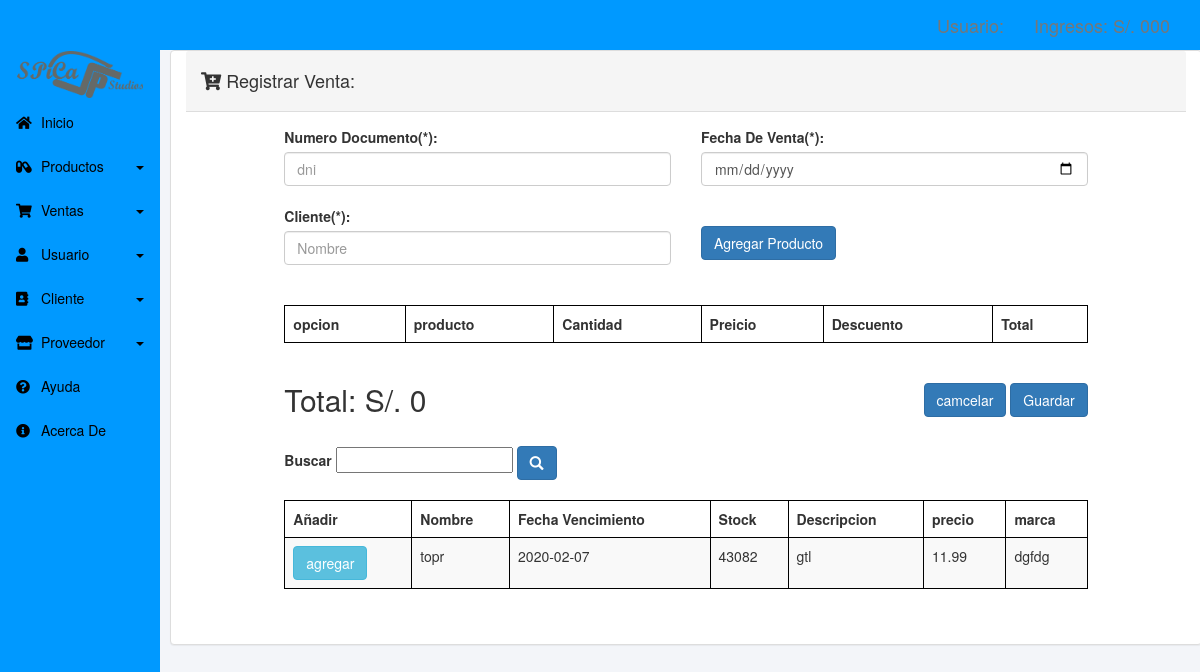
The app's page /vistas/registrar_Compra.php with its own data.
### tables this page shows
CREATE TABLE `producto` (
  `id_producto` int(5) NOT NULL,
  `nombre` varchar(25) NOT NULL,
  `fecha_vec` date NOT NULL,
  `stock` int(5) DEFAULT NULL,
  `descripcion` text NOT NULL,
  `precio_venta` float(5,2) DEFAULT NULL,
  `marca` varchar(25) DEFAULT NULL,
  `estado` int(1) DEFAULT '1'
);

### app/conexion.php (called while the page is built, shortened)
<?php
class conexion
{
	private static $conexion;
	public static function abrirConexion(){
		self::$conexion = new mysqli(NOMBRE_SERVIDOR,NOMBRE_USUARIO,PASSWORD,NOMBRE_BD);
}
	public static function obtenerConexion(){
		return self::$conexion;
	}
}
?>

### app/repositorioProducto.php (called while the page is built, shortened)
<?php
class repositorioProducto
{
	public static function obtenerTodo($conexion){
	$productoObtenidos = [];
	if (isset($conexion)) {
		include_once 'app/producto.php';
		$sql="SELECT * FROM producto";
		$resultado = $conexion->query($sql);
			while($fila = $resultado->fetch_assoc()) {
				$productoObtenidos [] = new producto($fila['id_producto'],$fila['nombre'],$fila['fecha_vec'],$fila['stock'],$fila['descripcion'],$fila['precio_venta'],$fila['marca'],$fila['estado']);
		}
		}
		return $productoObtenidos;
}
}
 ?>

### app/producto.php (called while the page is built, shortened)
<?php
class producto
{
	private $nombre;
	private $fecha_vec;
	private $stock;
	private $descripcion;
	private $precio_venta;
	private $marca;
	 public function __construct($id,$nombre,$fecha_vec, $stock, $descripcion, $precio_venta, $marca, $estado)
	{
		$this->nombre = $nombre;
		$this->fecha_vec = $fecha_vec;
		$this->stock = $stock;
		$this->descripcion = $descripcion;
		$this->precio_venta = $precio_venta;
		$this->marca = $marca;
	}
	public function getNombre(){
		return $this->nombre;
	}
	public function getFechaVec(){
		return $this->fecha_vec;
	}
	public function getStock(){
		return $this->stock;
	}
	public function getDescripcion(){
		return $this->descripcion;
	}
		public function getPrecioVenta(){
		return $this->precio_venta;
	}
	public function getMarca(){
		return $this->marca;
	}
}
?>

### vistas/registrar_Compra.php (the view, shortened to what this page needs)
<?php
include_once 'app/conexion.php';
include_once 'app/repositorioProducto.php';
include_once 'plantilla/doc_declaracion_head.php';
include_once 'plantilla/navbar.php';
include_once 'plantilla/menu_lateral.php';
$ingresoTotal = 0;
$productos = repositorioProducto::obtenerTodo(conexion::obtenerConexion());
?>
<section class="panel panel-default container">
    <div class="panel-heading">
        <h4><i class="fas fa-cart-plus"></i> Registrar Venta:</h4>
    </div>
    <div class="panel-body">
<form method="POST" action="<?php echo RUTA_REGISTRO_VENTA; ?>">
        <div class="row">
            <div class="col-md-1"></div>
                <div class="col-md-5">
                    <label>Numero Documento(*):</label><br>
                    <input class="form-control" type="text" name="dni" placeholder="dni" list="dni_cliente"><br>
                    <label>Cliente(*):</label><br>
                    <input class="form-control" type="text" name="nombre_cliente" placeholder="Nombre" list="nombre_cliente"><br>
                </div>
                <div class="col-md-5">
                    <label>Fecha De Venta(*):</label><br>
                    <input class="form-control" type="date" name="fecha_venta"><br><br>
                    <button class="btn btn-primary"><a style="color:#fff" href="#avanzada">Agregar Producto</a></button><br>
                </div>
        </div>
 <br>
<div class="row">
    <div class="col-md-1"></div>
    <div class="col-md-10">
        <table class="table table-striped">
            <thead>
                <tr>
                    <th>opcion</th>
                    <th>producto</th>
                    <th>Cantidad</th>
                    <th>Preicio</th>
                    <th>Descuento</th>
                    <th>Total</th>
                </tr>
            </thead>
        </table>
        </div>
        </div>
        <div class="row">
        <div class="col-md-1"></div>
        <div class="col-md-5">
        <h2>Total: S/. <?php echo $ingresoTotal?></h2>
        </div>
        <div class="col-md-5 text-right"><br>
        <button class="btn btn-primary">camcelar</button>
        <button class="btn btn-primary" name="btnVenGuardar">Guardar</button>
        </div>
        </div>
</form>
<br>
<div  id="avanzada">
    <div class="row">
        <div class="col-md-1"></div>
        <div class="col-md-10">
            <form method="POST" action="<?php echo RUTA_REGISTRO_VENTA; ?>">
                <label>Buscar</label>
                <input type="text" name="buscar">
                <table class="table table-striped"><button class="btn btn-primary" name="agregar"><i class="glyphicon glyphicon-search"></i></button><br><br>
                    <thead>
                        <tr>
                            <th>Añadir</th>
                            <th>Nombre</th>
                            <th>Fecha Vencimiento</th>
                            <th>Stock</th>
                            <th>Descripcion</th>
                            <th>precio</th>
                            <th>marca</th>
                        </tr>
                    </thead>
                    <tbody>
                            <?php
                            if (count($productos)) {
                                foreach ($productos as $producto) {
                                    escribirProducto($producto);
                                }
                            }
                            function escribirProducto($producto) {
                                ?>
                                <tr>
                                <td>
                                <form method="POST" action="<?php echo RUTA_REGISTRO_VENTA?>">
                                <button class="btn btn-info" name="agregar">agregar</button>
                                </form>
                                </td>
                                <td><?php echo $producto->getNombre();?></td>
                                <td><?php echo $producto->getFechaVec();?></td>
                                <td><?php echo $producto->getStock();?></td>
                                <td><?php echo $producto->getDescripcion();?></td>
                                <td><?php echo $producto->getPrecioVenta();?></td>
                                <td><?php echo $producto->getMarca();?></td>
                                </tr>
                                <?php } ?>
                    </tbody>
                </table>
            </form><br>
        </div>
    </div>
</div>
</div>
</section>
<?php
include_once 'plantilla/doc_declaracion_foot.php';
?>

### css/estilo.css (style rules this page uses)
body { background-color: #f3f5f9; }
.container { width: 86% !important; margin-left:170px !important; margin-top: 10px !important; margin-right: 10px !important; margin-bottom: 10px !important; }
.table, th, td { border: 0.2px solid #000 !important; }

### records on screen
producto: nombre "topr", fecha_vec "2020-02-07", stock "43082", descripcion "gtl", precio_venta "11.99", marca "dgfdg"

### other values on screen
$ingresoTotal "0"
